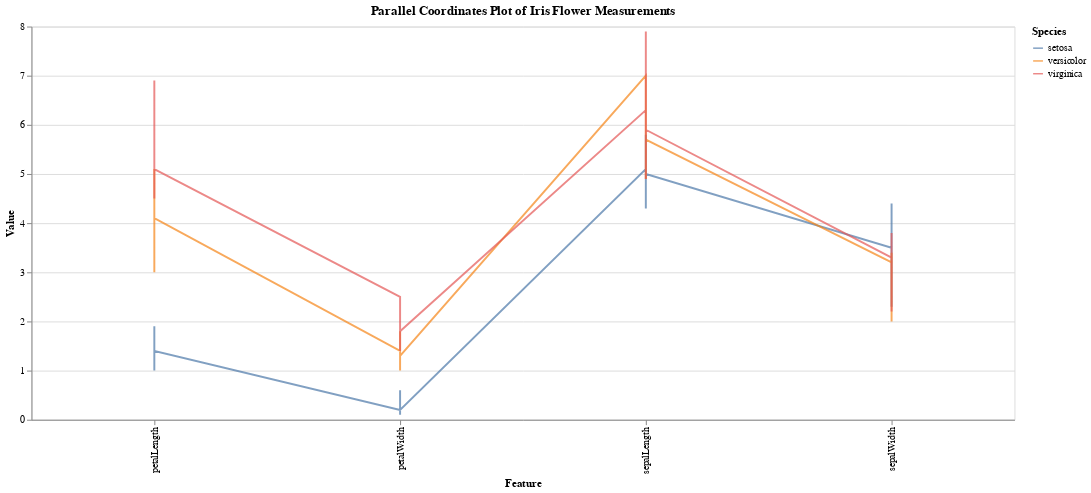

The cell this chart's notebook holds for it:
### Code cell
# Parallel coordinates plot
parallel_coords = alt.Chart(data_iris).transform_fold(
    ['sepalLength', 'sepalWidth', 'petalLength', 'petalWidth'],
    as_=['Measurement', 'Value']
).mark_line(opacity=0.7).encode(
    x=alt.X('Measurement:N', title='Feature'),
    y=alt.Y('Value:Q', title='Value'),
    color=alt.Color('species:N', title='Species'),
    tooltip=['species:N', 'sepalLength:Q', 'sepalWidth:Q', 'petalLength:Q', 'petalWidth:Q']
).properties(
    width=1000,
    height=400,
    title='Parallel Coordinates Plot of Iris Flower Measurements'
).interactive()

parallel_coords

### Figure 1 — Vega-Lite specification as saved in the notebook (floating-point values rounded to 4 significant figures; data arrays with more than 128 entries replaced by an {"elided": "..."} marker saying what was removed)
{"config": {"view": {"continuousWidth": 300, "continuousHeight": 300}}, "data": {"name": "data-fca4a91edf579a616212ebff2e4ce4dd"}, "mark": {"type": "line", "opacity": 0.7}, "encoding": {"color": {"field": "species", "title": "Species", "type": "nominal"}, "tooltip": [{"field": "species", "type": "nominal"}, {"field": "sepalLength", "type": "quantitative"}, {"field": "sepalWidth", "type": "quantitative"}, {"field": "petalLength", "type": "quantitative"}, {"field": "petalWidth", "type": "quantitative"}], "x": {"field": "Measurement", "title": "Feature", "type": "nominal"}, "y": {"field": "Value", "title": "Value", "type": "quantitative"}}, "height": 400, "params": [{"name": "param_43", "select": {"type": "interval", "encodings": ["x", "y"]}, "bind": "scales"}], "title": "Parallel Coordinates Plot of Iris Flower Measurements", "transform": [{"fold": ["sepalLength", "sepalWidth", "petalLength", "petalWidth"], "as": ["Measurement", "Value"]}], "width": 1000, "$schema": "https://vega.github.io/schema/vega-lite/v5.20.1.json", "datasets": {"data-fca4a91edf579a616212ebff2e4ce4dd": {"elided": "150 records"}}}
